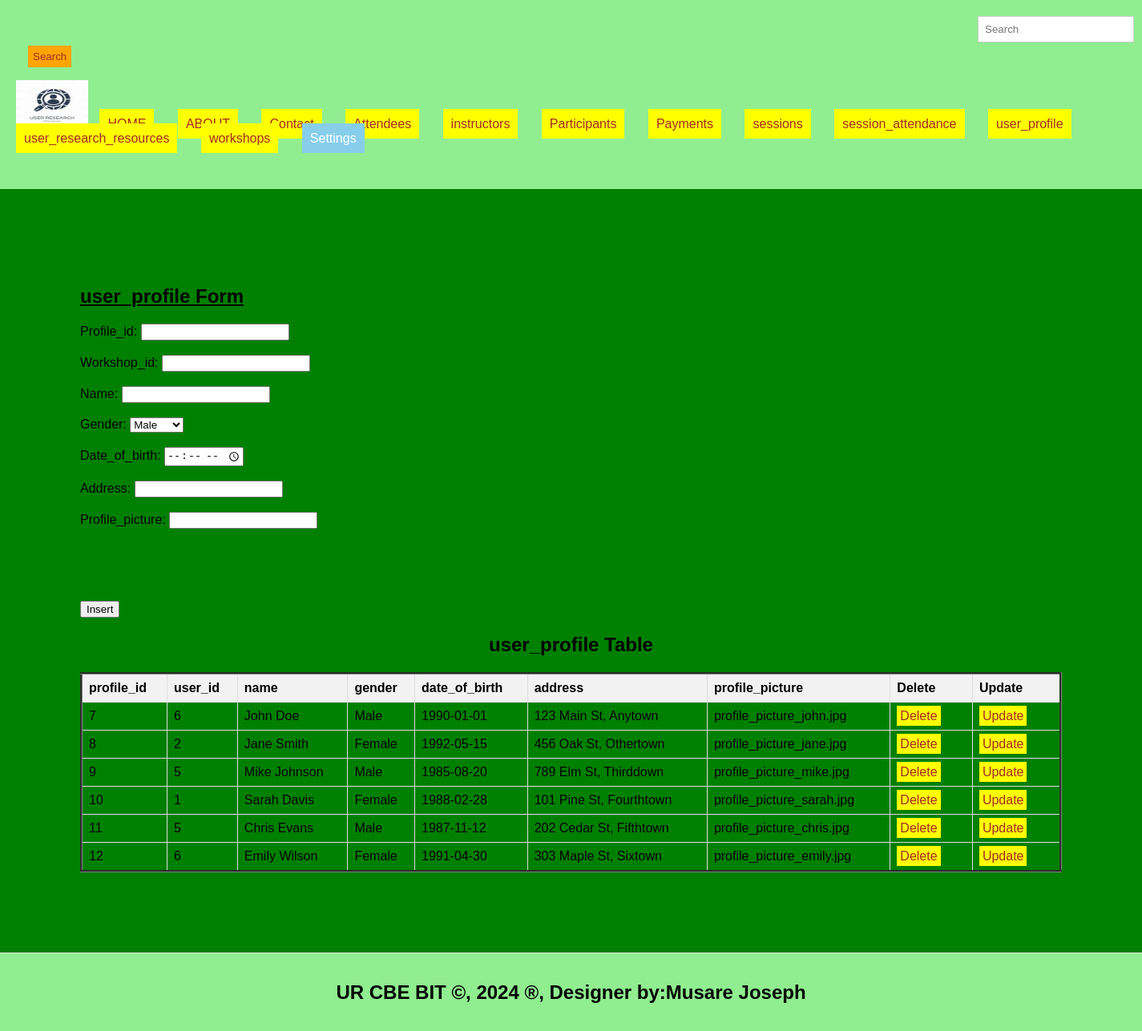
Screenshot of /user_profile.php with the database file from the repository.
### tables this page shows
CREATE TABLE `user_profile` (
  `profile_id` int(11) NOT NULL,
  `user_id` int(11) DEFAULT NULL,
  `name` varchar(100) DEFAULT NULL,
  `gender` enum('Male','Female','Other') DEFAULT NULL,
  `date_of_birth` date DEFAULT NULL,
  `address` varchar(200) DEFAULT NULL,
  `profile_picture` varchar(200) DEFAULT NULL
);

### user_profile.php (the view, shortened to what this page needs)
<!DOCTYPE html>
<html lang="en">
<head>
  <link rel="stylesheet" type="text/css" href="styles.css" title="style 1" media="screen, tv, projection, handheld, print"/>
  </head>
  <header>
<body bgcolor="green">
  <form class="d-flex" role="search" action="search.php">
      <input class="form-control me-2" type="search" placeholder="Search" aria-label="Search" name="query">
      <button class="btn btn-outline-success" type="submit">Search</button>
    </form>
  <ul style="list-style-type: none; padding: 0;">
    <li style="display: inline; margin-right: 10px;">
    <img src="./image/logos.jpeg" width="90" height="60" alt="Logo">
  </li>
      <li style="display: inline; margin-right: 10px;"><a href="./home.html">HOME</a>
  </li>
    <li style="display: inline; margin-right: 10px;"><a href="./about.html">ABOUT</a>
  </li>
  <li style="display: inline; margin-right: 10px;"><a href="./Contact.html">Contact</a>
  </li>
    <li style="display: inline; margin-right: 10px;"><a href="./attendees.php">Attendees</a>
  </li>
    <li style="display: inline; margin-right: 10px;"><a href="./instructors.php">instructors</a>
  </li>
    <li style="display: inline; margin-right: 10px;"><a href="./participants.php">Participants</a>
  </li>
    <li style="display: inline; margin-right: 10px;"><a href="./payments.php">Payments</a>
  </li>
    <li style="display: inline; margin-right: 10px;"><a href="./sessions.php">sessions</a>
  </li>
    <li style="display: inline; margin-right: 10px;"><a href="./session_attendance.php">session_attendance</a>
  </li>  <li style="display: inline; margin-right: 10px;"><a href="./user_profile.php">user_profile</a>
  </li>
    <li style="display: inline; margin-right: 10px;"><a href="./user_research_resources.php">user_research_resources</a>
  </li>
<li style="display: inline; margin-right: 10px;"><a href="./workshops.php">workshops</a>
  </li>
    <li class="dropdown" style="display: inline; margin-right: 10px;">
      <a href="#" style="padding: 10px; color: white; background-color: skyblue; text-decoration: none; margin-right: 15px;">Settings</a>
    </li><br><br>
  </ul>
</header>
<section>
    <h1><u>user_profile Form</u></h1>
<form method="post" onsubmit="return confirmInsert();">
    <label for="profile_id">Profile_id:</label>
    <input type="number" id="book_id" name="book_id" required><br><br>
    <label for="user_id">Workshop_id:</label>
    <input type="number" id="ride_id" name="ride_id" required><br><br>
    <label for="name">Name:</label>
    <input type="text" id="passenger_id" name="passenger_id" required><br><br>
    <label for="gend">Gender:</label>
        <select name="gend" id="gend">
            <option value="Male">Male</option>
        </select><br><br>
    <label for="date_of_birth">Date_of_birth:</label>
    <input type="time" id="passengeid" name="passengeid" required><br><br>
    <label for="address">Address:</label>
    <input type="number" id="passengid" name="passengid" required><br><br>
    <label for="profile_picture">Profile_picture:</label>
    <input type="number" id="passengid" name="passengd" required><br><br>
        </select><br><br>
    </select><br><br>
    <input type="submit" name="add" value="Insert">
</form>
<!DOCTYPE html>
<html>
<head>
</head>
<body>
    <center><h2>user_profile Table</h2></center>
    <table border="3">
        <tr>
            <th>profile_id</th>
            <th>user_id</th>
            <th>name</th>
            <th>gender</th>
            <th>date_of_birth</th>
            <th>address</th>
            <th>profile_picture</th>
            <th>Delete</th>
            <th>Update</th>
        </tr>
<?php
include('db_connection.php');
$sql = "SELECT * FROM user_profile";
$result = $connection->query($sql);
if ($result->num_rows > 0) {
    while ($row = $result->fetch_assoc()) {
        $profile_id = $row['profile_id'];
        echo "<tr>
            <td>" . $row['profile_id'] . "</td>
            <td>" . $row['user_id'] . "</td>
            <td>" . $row['name'] . "</td>
            <td>" . $row['gender'] . "</td>
            <td>" . $row['date_of_birth'] . "</td>
            <td>" . $row['address'] . "</td>
            <td>" . $row['profile_picture'] . "</td>
            <td><a style='padding:4px' href='delete_sessions.php?profile_id=$profile_id'>Delete</a></td>
            <td><a style='padding:4px' href='update_sessions.php?profile_id=$profile_id'>Update</a></td>
        </tr>";
    }
} else {
    echo "<tr><td colspan='7'>No data found</td></tr>";
}
?>
      </table>
</body>
</section>
<footer>
  <center>
   <b><h2>UR CBE BIT &copy, 2024 &reg, Designer by:Musare Joseph</h2></b>
  </center>
</footer>
</body>
</html>

### styles.css (style rules this page uses)
body { font-family: Arial, sans-serif; margin: 0; padding: 0; }
.form-control { padding: 8px; margin-left: 4px; border: 1px solid #ccc; }
.btn { padding: 6px; background-color: orange; color: brown; border: none; }
.dropdown { position: relative; display: inline; margin-right: 10px; }
body { font-family: Arial,sans-serif; margin:0; padding:0; }
header { background-color:lightgreen; padding: 20px; }
.dropdown { position: right; display:right; direction:rtl; }
section { padding:100px; border-bottom: 1px solid #ddd; }
footer { text-align: center; padding: 15px; background-color:lightgreen; }

### user_profile.php (style rules this page uses)
a { padding: 10px; color: white; background-color: yellow; text-decoration: none; margin-right: 15px; }
a:link { color: brown; }
button.btn { margin-left: 15px; margin-top: 4px; }
input.form-control { margin-left: 1200px; padding: 8px; }
table { width: 100%; border-collapse: collapse; }
th, td { border: 1px solid #ddd; padding: 8px; text-align: left; }
th { background-color: #f2f2f2; }

### rows the page displays
user_profile: profile_id "7", user "6", name "John Doe", gender "Male", date_of_birth "1990-01-01", address "123 Main St, Anytown", profile_picture "profile_picture_john.jpg"
user_profile: profile_id "8", user "2", name "Jane Smith", gender "Female", date_of_birth "1992-05-15", address "456 Oak St, Othertown", profile_picture "profile_picture_jane.jpg"
user_profile: profile_id "9", user "5", name "Mike Johnson", gender "Male", date_of_birth "1985-08-20", address "789 Elm St, Thirddown", profile_picture "profile_picture_mike.jpg"
user_profile: profile_id "10", user "1", name "Sarah Davis", gender "Female", date_of_birth "1988-02-28", address "101 Pine St, Fourthtown", profile_picture "profile_picture_sarah.jpg"
user_profile: profile_id "11", user "5", name "Chris Evans", gender "Male", date_of_birth "1987-11-12", address "202 Cedar St, Fifthtown", profile_picture "profile_picture_chris.jpg"
user_profile: profile_id "12", user "6", name "Emily Wilson", gender "Female", date_of_birth "1991-04-30", address "303 Maple St, Sixtown", profile_picture "profile_picture_emily.jpg"
